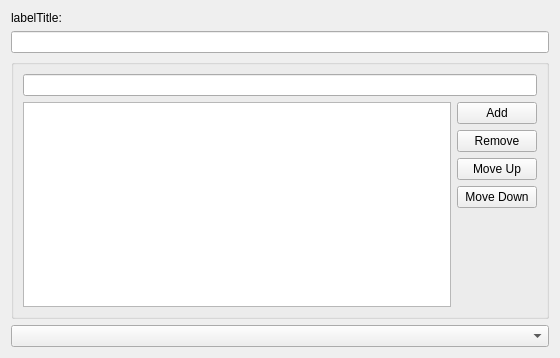
<?xml version="1.0" encoding="UTF-8"?>
<ui version="4.0">
 <class>SettingsItemWidget</class>
 <widget class="QWidget" name="SettingsItemWidget">
  <property name="geometry">
   <rect>
    <x>0</x>
    <y>0</y>
    <width>560</width>
    <height>358</height>
   </rect>
  </property>
  <property name="windowTitle">
   <string notr="true">SettingsItemWidget</string>
  </property>
  <layout class="QGridLayout" name="gridLayout_2">
   <item row="0" column="1">
    <layout class="QVBoxLayout" name="verticalLayout01">
     <item>
      <widget class="QLabel" name="labelTitle">
       <property name="minimumSize">
        <size>
         <width>120</width>
         <height>0</height>
        </size>
       </property>
       <property name="text">
        <string notr="true">labelTitle:</string>
       </property>
       <property name="alignment">
        <set>Qt::AlignLeading|Qt::AlignLeft|Qt::AlignTop</set>
       </property>
       <property name="wordWrap">
        <bool>true</bool>
       </property>
      </widget>
     </item>
     <item>
      <widget class="QLineEdit" name="lineItem"/>
     </item>
     <item>
      <widget class="QGroupBox" name="listItems">
       <property name="title">
        <string/>
       </property>
       <layout class="QGridLayout" name="gridLayout">
        <item row="0" column="0" colspan="2">
         <widget class="QLineEdit" name="lineEdit"/>
        </item>
        <item row="1" column="0">
         <widget class="QListWidget" name="listWidget"/>
        </item>
        <item row="1" column="1">
         <layout class="QVBoxLayout" name="verticalLayout_02">
          <item>
           <widget class="QPushButton" name="pushAdd">
            <property name="text">
             <string>Add</string>
            </property>
           </widget>
          </item>
          <item>
           <widget class="QPushButton" name="pushDelete">
            <property name="text">
             <string>Remove</string>
            </property>
           </widget>
          </item>
          <item>
           <widget class="QPushButton" name="pushUp">
            <property name="text">
             <string>Move Up</string>
            </property>
           </widget>
          </item>
          <item>
           <widget class="QPushButton" name="pushDown">
            <property name="text">
             <string>Move Down</string>
            </property>
           </widget>
          </item>
          <item>
           <spacer name="verticalSpacer">
            <property name="orientation">
             <enum>Qt::Vertical</enum>
            </property>
            <property name="sizeHint" stdset="0">
             <size>
              <width>20</width>
              <height>40</height>
             </size>
            </property>
           </spacer>
          </item>
         </layout>
        </item>
       </layout>
      </widget>
     </item>
     <item>
      <widget class="QComboBox" name="comboItems"/>
     </item>
    </layout>
   </item>
  </layout>
 </widget>
 <resources/>
 <connections/>
</ui>
